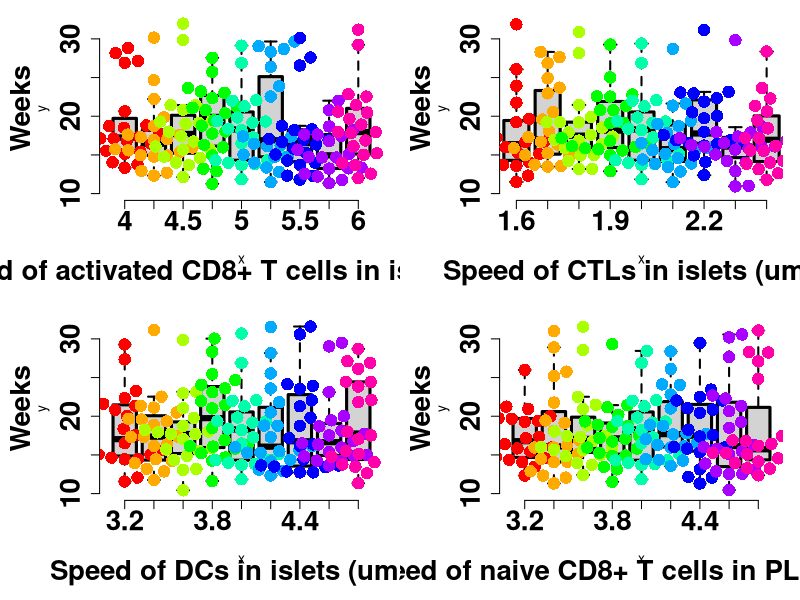

The R script that drew this image:
setwd("D:/Projects/T1D/Figures")
library(beeswarm)
Mydata31=read.csv("Figure Sbox31.csv")
Mydata32=read.csv("Figure Sbox32.csv")
Mydata33=read.csv("Figure Sbox33.csv")
Mydata34=read.csv("Figure Sbox34.csv")

tiff("Figure Sbox3.tiff", width = 17, height = 10, units = 'in', res = 400, compression = 'lzw')

par(mar=c(6,6,1,1),mfrow=c(2,2),font.axis=2)

#--------------Figure sbox31------------------------------------

#tiff("Figure 7a.tiff", width = 10, height = 7, units = 'in', res = 400, compression = 'lzw')

boxplot(y ~ x, data = Mydata31, 
        outline = FALSE,size=2,cex.axis=2,lwd = 2, boxlwd = 3,font=2, frame.plot=FALSE, ylim=c(10,32))
beeswarm(y ~ x, data = Mydata31, 
         col = rainbow(9), pch = 16, add = TRUE, method= 'swarm', cex=2,frame.plot=FALSE,lwd=3)
#box(lwd=3,frame.plot=FALSE) 

title(xlab="Speed of activated CD8+ T cells in islets (um/h)", ylab="Weeks",cex.lab=2,font.lab = 2, mgp=c(4,1,0))

#dev.off()

#--------------Figure sbox32------------------------------------

#tiff("Figure 7b.tiff", width = 10, height = 7, units = 'in', res = 400, compression = 'lzw')
par(mar=c(6,6,1,1))

boxplot(y ~ x, data = Mydata32, 
        outline = FALSE,size=2.0,cex.axis=2.0,lwd = 2, boxlwd = 3,font=2, frame.plot=FALSE, ylim=c(10,32), xlim=c(0.8,9.2))
beeswarm(y ~ x, data = Mydata32, 
         col = rainbow(9), pch = 16, add = TRUE, method= 'swarm', cex=2,frame.plot=FALSE,lwd=3)

title(xlab="Speed of CTLs in islets (um/h)", ylab="Weeks",cex.lab=2,font.lab = 2, mgp=c(4,1,0))

#dev.off()

#--------------Figure sbox33------------------------------------

#tiff("Figure 7c.tiff", width = 10, height = 7, units = 'in', res = 400, compression = 'lzw')

par(mar=c(6,6,1,1))
boxplot(y ~ x, data = Mydata33, 
        outline = FALSE,size=2.0,cex.axis=2.0,lwd = 2, boxlwd = 3,font=2, frame.plot=FALSE,ylim=c(10,32))
beeswarm(y ~ x, data = Mydata33, 
         col = rainbow(9), pch = 16, add = TRUE, method= 'swarm', cex=2,frame.plot=FALSE,lwd=3)

title(xlab="Speed of DCs in islets (um/h)", ylab="Weeks",cex.lab=2,font.lab = 2, mgp=c(4,1,0))

#dev.off()

#--------------Figure sbox34------------------------------------

#tiff("Figure 7d.tiff", width = 10, height = 7, units = 'in', res = 400, compression = 'lzw')
par(mar=c(6,6,1,1))
boxplot(y ~ x, data = Mydata34, 
        outline = FALSE,size=2.0,cex.axis=2.0,lwd = 2, boxlwd = 3,font=2, frame.plot=FALSE, ylim=c(10,32))
beeswarm(y ~ x, data = Mydata34, 
         col = rainbow(9), pch = 16, add = TRUE, method= 'swarm', cex=2,frame.plot=FALSE,lwd=3)


title(xlab="Speed of naive CD8+ T cells in PLNs (um/h)",ylab="Weeks",cex.lab=2,font.lab = 2, mgp=c(4,1,0))

#dev.off()

dev.off()
